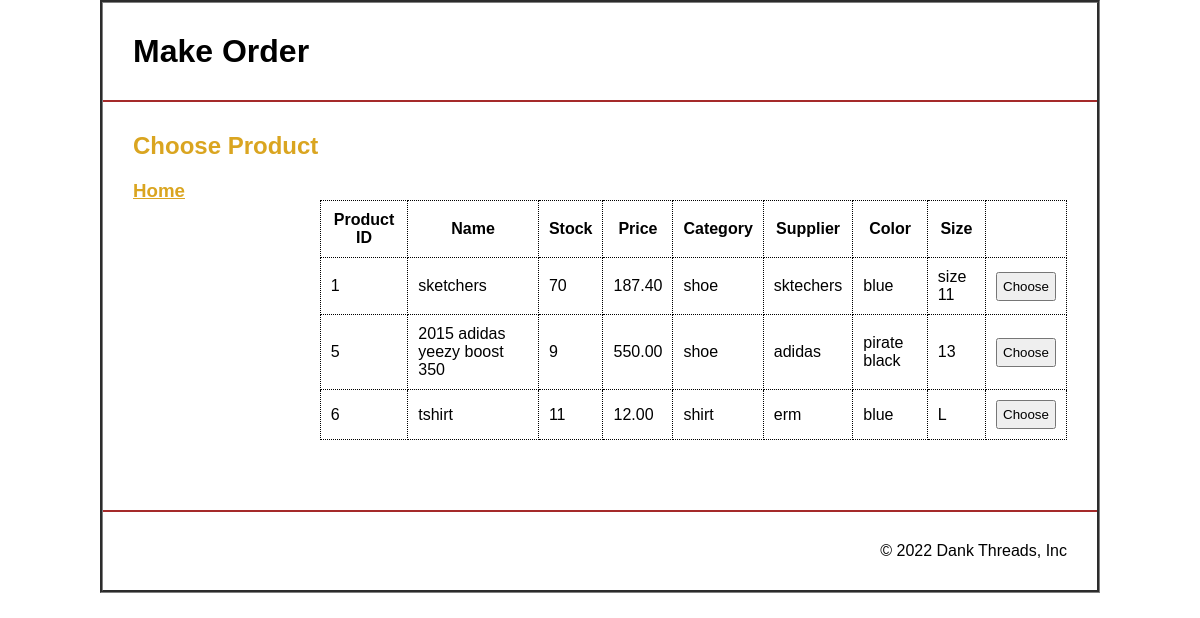
/orderchooseproduct.php?eid=1&cid=1, run on the app's committed database.
### tables this page shows
CREATE TABLE `products` (
  `pid` int(11) NOT NULL,
  `pname` varchar(255) NOT NULL,
  `stock` int(11) NOT NULL,
  `price` decimal(10,2) NOT NULL,
  `category` varchar(255) NOT NULL,
  `sid` int(255) NOT NULL,
  `color` varchar(255) NOT NULL,
  `psize` varchar(255) NOT NULL
);

CREATE TABLE `suppliers` (
  `sid` int(11) NOT NULL,
  `sname` varchar(250) NOT NULL
);

### orderchooseproduct.php (the view, shortened to what this page needs)
<?php
include('db_conn.php');
$info = $show2 = $show1 = '';
$sql2 = "SELECT *, suppliers.sname FROM `products` inner join suppliers where products.sid=suppliers.sid;";
$result1 = mysqli_query($conn,$sql2);
$row1 = mysqli_fetch_assoc($result1);
if (!empty($row1)) {
    do {
        $show2 .= '
        <tr>
            <td>'.$row1['pid'].'</td>
            <td>'.$row1['pname'].'</td>
            <td>'.$row1['stock'].'</td>
            <td>'.$row1['price'].'</td>
            <td>'.$row1['category'].'</td>
            <td>'.$row1['sname'].'</td>
            <td>'.$row1['color'].'</td>
            <td>'.$row1['psize'].'</td>
            <td><button onclick="location.href=\'placeorder.php?eid='.$_REQUEST["eid"].'&cid='.$_REQUEST["cid"].'&pid='.$row1['pid'].'\';">Choose</button></td>
        </tr>';
    } while ($row1 = mysqli_fetch_assoc($result1));
}
?>
<!DOCTYPE html>
<html lang="en">
<head>
    <link rel="stylesheet" href="style.css">
</head>
<body>
    <header>
        <h1>
            Make Order
        </h1>
    </header>
    <main>
        <h2 class="page_title">
            Choose Product
        </h2>
        <div class="flex">
            <aside class="left">
                <h3 class="title"><a href="index.php">Home</a></h3>
            </aside>
            <aside class="right">
                <table class="list">
                    <tr>
                        <th>Product ID</th>
                        <th>Name</th>
                        <th>Stock</th>
                        <th>Price</th>
                        <th>Category</th>
                        <th>Supplier</th>
                        <th>Color</th>
                        <th>Size</th>
                        <th></th>
                    </tr>
                    <?php echo $show2; ?>
                </table>
            </aside>
        </div>
    </main>
    <footer>
        <p>&copy; 2022 Dank Threads, Inc</p>
    </footer>
</body>
</html>

### style.css (style rules this page uses)
* { margin: 0; padding: 0; box-sizing: border-box; font-family: sans-serif; }
body { border: 3px groove grey; max-width: 1000px; margin-left: auto; margin-right: auto; }
header { padding: 30px; border-bottom: 2px solid brown; }
main { padding: 30px; }
.flex { display: flex; flex-direction: row; flex-wrap: nowrap; padding: 20px 0; }
.page_title { color: goldenrod; }
.title a { color: inherit !important; }
.title { margin-bottom: 10px; color: goldenrod; }
.left { width: 20%; }
.right { width: 80%; }
table.list { border: 2px gray groove; margin: 20px 0; }
table { margin: 20px 0; }
table.list, .list th, .list td { padding: 10px; border: 1px dotted; border-collapse: collapse; }
th, td { padding: 10px; }
button { padding: 5px; }
main a { font-weight: 600; }
footer { padding: 30px; text-align: right; border-top: 2px solid brown; }

### data on the page
products: pid "1", pname "sketchers", stock "70", price "187.40", category "shoe", sid.sname "sktechers", color "blue", psize "size 11"
products: pid "5", pname "2015 adidas yeezy boost 350", stock "9", price "550.00", category "shoe", sid.sname "adidas", color "pirate black", psize "13"
products: pid "6", pname "tshirt", stock "11", price "12.00", category "shirt", sid.sname "erm", color "blue", psize "L"
